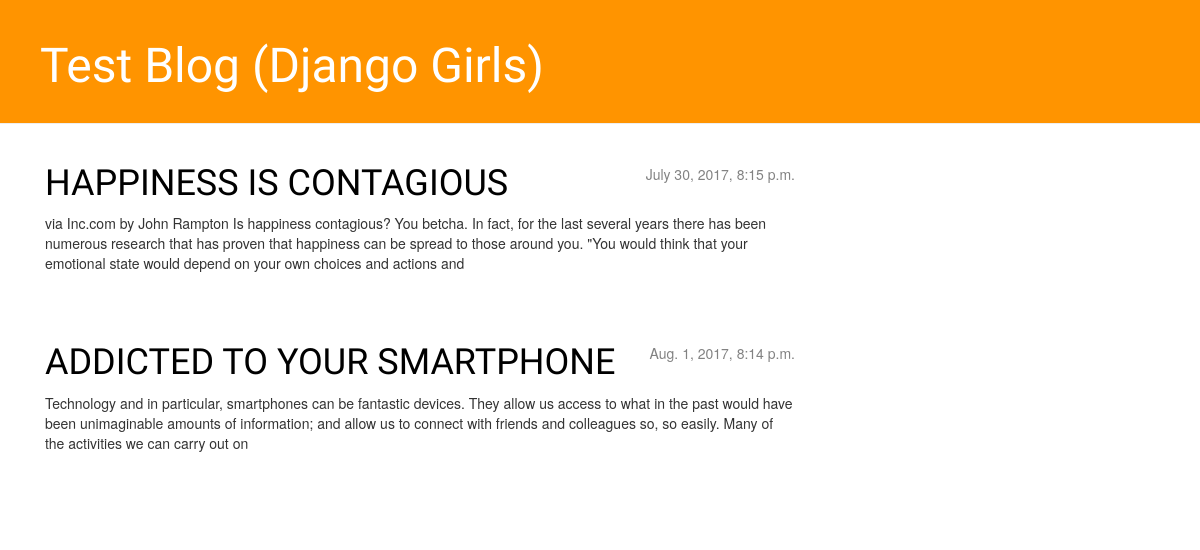
Page /blog/ on the earlier database version.
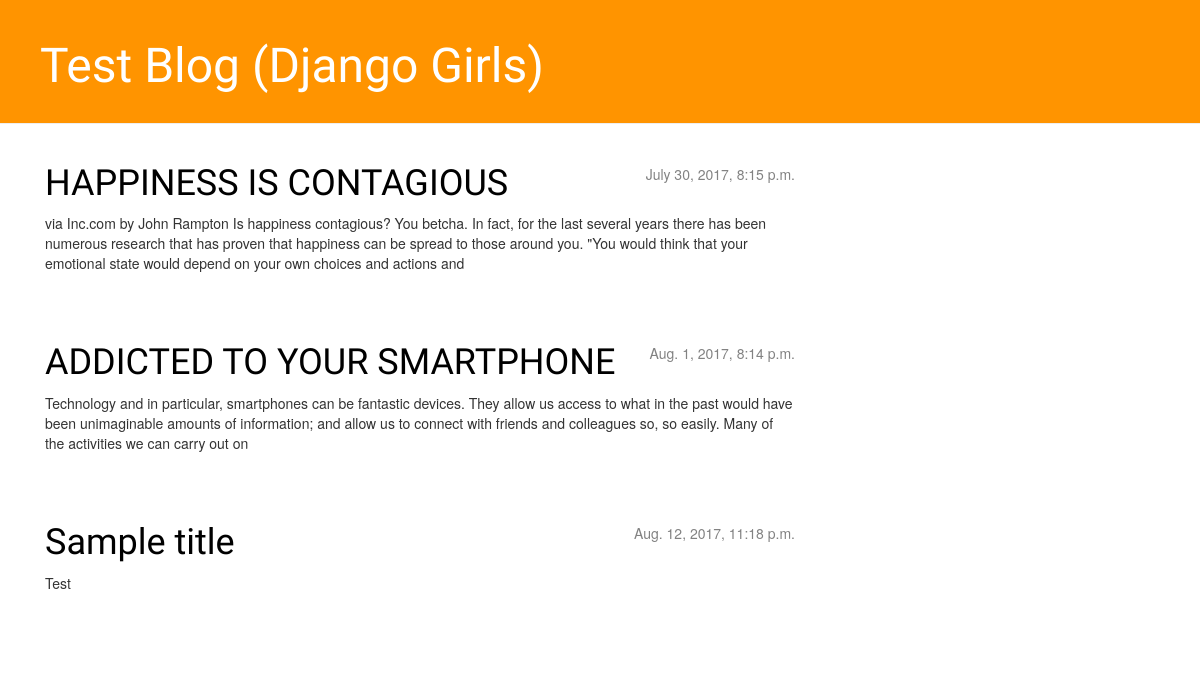
Same page on the later database version.
### blog/models.py (models this page shows, shortened)
class Post(models.Model):
    author = models.ForeignKey('auth.User')
    title = models.CharField(max_length = 200)
    test = models.TextField()
    created_date = models.DateTimeField(
        default = timezone.now)
    published_date = models.DateTimeField(
        blank = True,
        null = True)

### blog/views.py (the view)
def post_list(request):
    posts = Post.objects.filter(published_date__lte=timezone.now()).order_by('published_date')
    return render(request, 'blog/post_list.html', {'posts': posts})

### blog/templates/blog/post_list.html
{% extends 'blog/base.html' %}
{% block content %}
    {% for post in posts %}
      <div class="post">
          <div class="date">
            {{ post.published_date }}
          </div>
          <h1><a href="{% url 'post_detail' pk=post.pk %}">{{ post.title }}</a></h1>
          <p>{{ post.test|linebreaksbr }}</p>
      </div>
    {% endfor %}
{% endblock %}

Differences in the rows shown:
added Post: published_date "Aug. 12, 2017, 11:18 p.m.", title "Sample title", test "Test"
